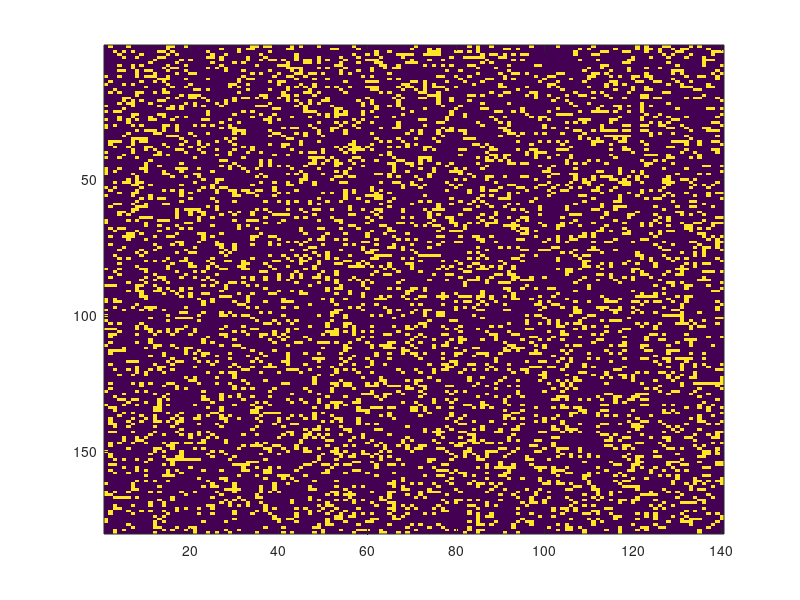

Write the MATLAB code that produced this figure. (Note: this script raises an error after producing the figure.)
%Problem 2: The Game of Life
%Benjamin Asdell, UID: 005114992
%Simulates John Conway's 'Game of Life' on a 2D grid with wraparound
%boundaries

clc; close all; clear all;
%initialize 2D game grid
num_rows = 180;
num_cols = 140;
A = zeros(num_rows,num_cols); 
for i = 1:num_rows %initialization of 2D grid 'ecosystem'
    for j = 1:num_cols
        if rand() <= 0.8
            A(i,j) = 0;
        else 
            A(i,j) = 1;
        end
    end
end
imagesc(A)
saveas(gcf,'initial.png')
%initial distribution validated to be around 20% alive
%life cycle mechanism
t_i = 0;
t_f = 300;
t = linspace(t_i,t_f,t_f); 
A_new = zeros(num_rows,num_cols); %updated each time step
celltotal = numel(A); %number of total cells, alive or dead
B = zeros(1,t_f); %array for plotting living cells over time
%setup for video creation
vidHandle = VideoWriter('Game of Life','MPEG-4');
vidHandle.Quality = 100;
vidHandle.FrameRate = 30;
open(vidHandle);
im = figure();
%game simulation
for k = 1:t_f
    for row = 1:num_rows
        for col = 1:num_cols
            live = checkNeighbors(row,col,A);
            if A(row,col) == 1
                if live < 2 || live > 3
                    A_new(row,col) = 0;
                else
                    A_new(row,col) = 1;
                    if rand() >= 0.99
                        A_new(row,col) = 0;
                    end
                end
            else
                if live == 3
                    A_new(row,col) = 1;
                end
            end
        end
    end
    livetotal = nnz(A==1); %number of living cells at this timestep
    B(k) = livetotal/celltotal;
    A = A_new;
    imagesc(A);
    colorbar('Ticks',[0,1], 'TickLabels',{'Dead','Alive'})
    title('Simulation of the Game of Life');
    xlabel('X');
    ylabel('Y');
    writeVideo(vidHandle,getframe(im));
end
imagesc(A);
saveas(gcf,'final.png')
close(vidHandle);
figure
plot(t,B);
xlabel('Time (generations)');
ylabel('Fraction of Living Cells Out of Total');
axis([0 300 0 0.25]);
title('Living Cell Population in the Game of Life');
saveas(gcf,'hw7_005114992_p2.png');